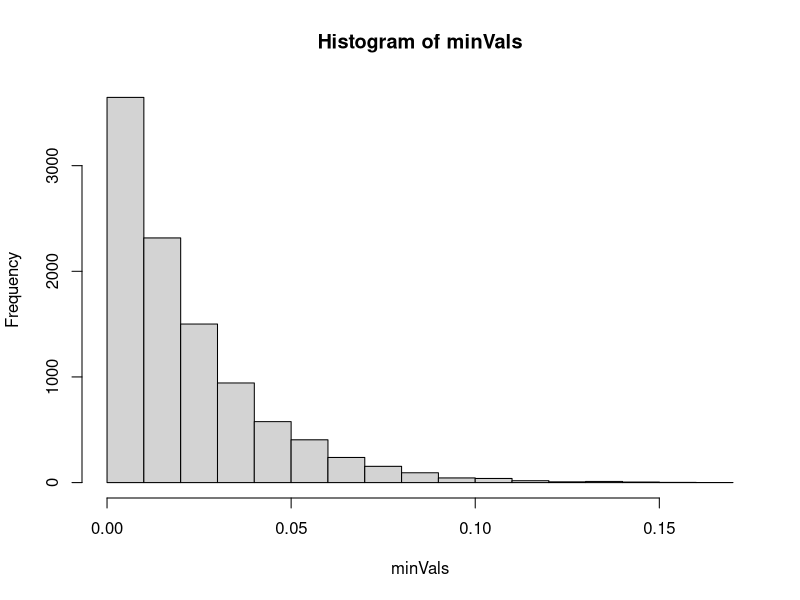
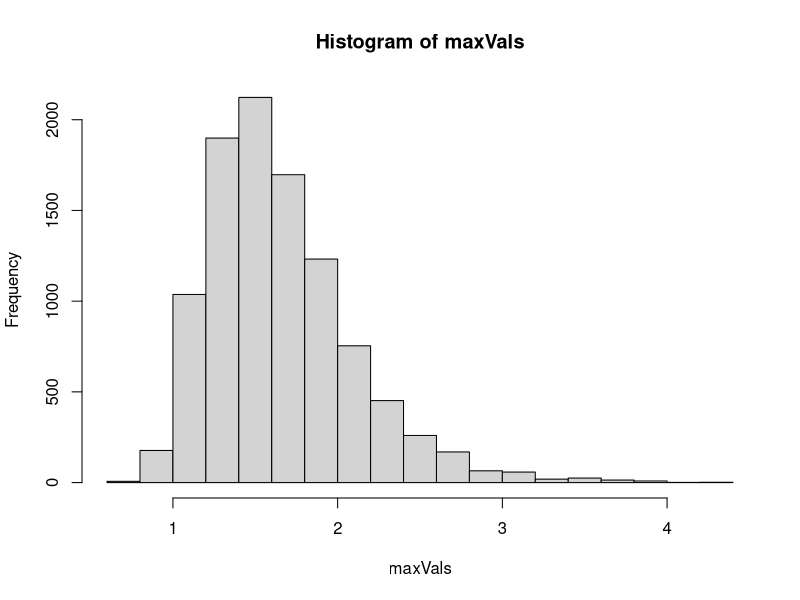

Source code (R) for these figures, in order:
## ---- chunk 1
#1. Draw a random number k from the Poisson distribution corresponding to the 10 minute interval.
k <- rpois(1,30)
k


#2. Draw k random numbers from the Uniform distribution U(0, 10) - these are the arrival times for those k events.
randomNums <- runif(k,0,10)
randomNums


#3. Sort the random times in step 2 from low to high.
sortedNums <- sort(randomNums)
sortedNums


#4. Create a function that will take as input the arrival times from 3 and will output the smallest and the largest time interval between these consecutive arrivals. 
intervals <- vector()
i <- 1
while(i <= length(sortedNums)){
  if(i==1){
    intervals[i] <- sortedNums[i]
  }else{
    intervals[i] <- sortedNums[i] - sortedNums[i-1]
  }
  i <- i + 1
}
intervals #Intervals
max(intervals) #Largest Inverval 
min(intervals) #Smallest Interval


#5. Apply the function for 10,000 generated sequences. Create a histogram for each the smallest inter-arrival time and the largest inter-arrival time. What is the estimate for the expected smallest inter-arrival and largest inter-arrival. (Hint: How do one estimates expectations?)
minVals <- vector()
maxVals <- vector()
test1 <- 0  #Counts all values that are less than 0.3
test2 <- 0  #Counts all values that are not greater than 0.5

for(i in 1:10000){
  large.random <- sort(runif(k,0,10))
  large.intervals <- vector()
  j <- 1
  while(j <= length(large.random)){
    if(j==1){
      large.intervals[j] <- large.random[j]
    }else{
      large.intervals[j] <- large.random[j] - large.random[j-1]
    }
    
    if(large.intervals[j] < 0.3){
      test1 <- test1 + 1
    }
    if(large.intervals[j] <= 0.05){
      test2 <- test2 + 1
    }
    j <- j+1
  }
  
  minVals[i] <- min(large.intervals)
  maxVals[i] <- max(large.intervals)
}

mean(minVals)  #Estimate for expected smallest interval
hist(minVals)

mean(maxVals)  #Estimate for expected largetst interval
hist(maxVals)


#6. Based on your results what is the probability that at least one inter-arrival time is greater than 0.3? What is the probability that all inter-arrival times are greater than 0.05.

p1 <- 1 - (test1) / (k*10000)
p1

p2 <- 1- (test2) / (k*10000)
p2



